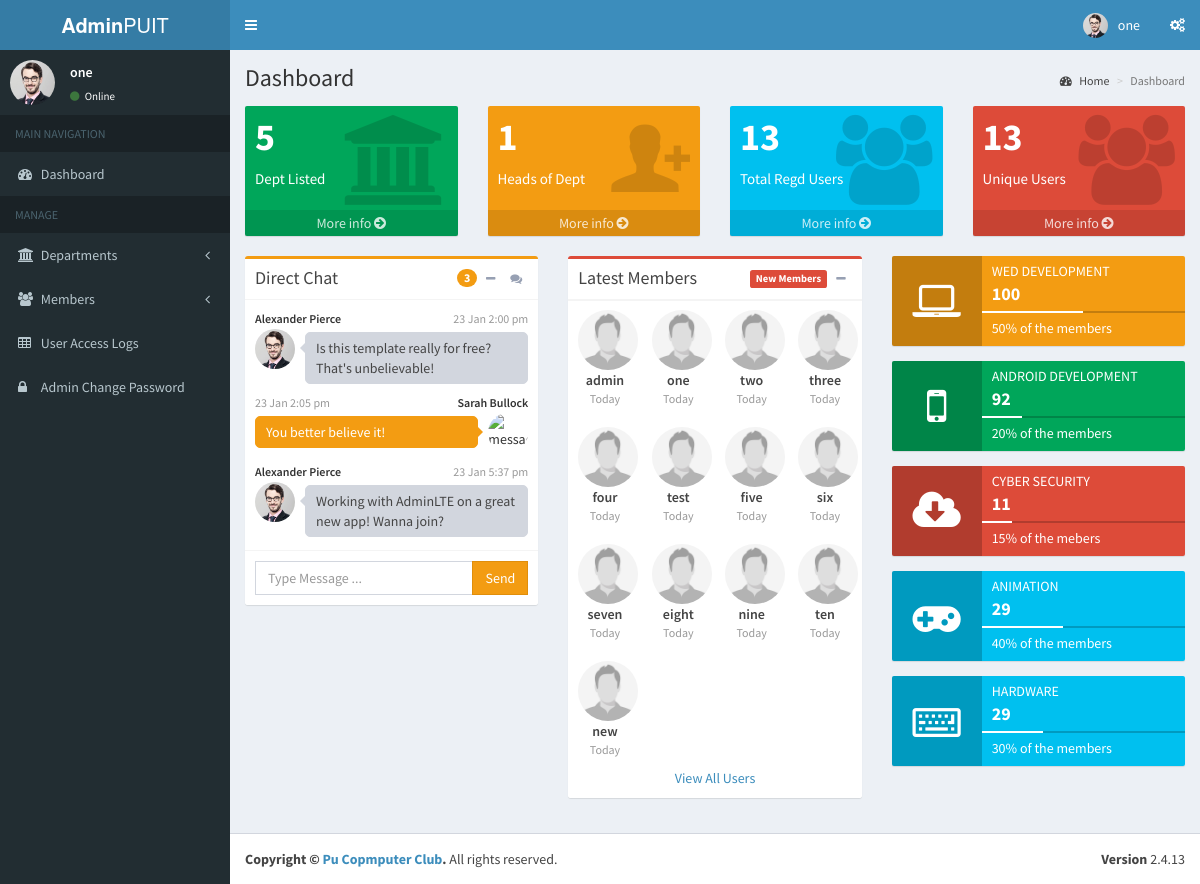
The app's page /admin/dashboard.php (signed in) with its own data.
### tables this page shows
CREATE TABLE `profile` (
  `id` int(11) NOT NULL,
  `member_id` varchar(255) NOT NULL,
  `course` varchar(255) NOT NULL,
  `year_of_study` varchar(255) NOT NULL,
  `skills` varchar(255) NOT NULL,
  `notes` varchar(255) NOT NULL,
  `photo` varchar(255) NOT NULL
);

CREATE TABLE `members` (
  `id` int(11) NOT NULL,
  `email` varchar(255) NOT NULL,
  `password` varchar(255) NOT NULL,
  `username` varchar(255) NOT NULL,
  `status` varchar(255) NOT NULL,
  `created_on` timestamp NOT NULL DEFAULT CURRENT_TIMESTAMP,
  `department_id` int(11) NOT NULL
);

### admin/dashboard.php (the view, shortened to what this page needs)
<?php include('includes/header.php');?>
  <div class="content-wrapper">
    <section class="content-header">
      <h1>
        Dashboard
      </h1>
      <ol class="breadcrumb">
        <li><a href="#"><i class="fa fa-dashboard"></i> Home</a></li>
        <li class="active">Dashboard</li>
      </ol>
    </section>
    <section class="content">
      <div class="row">
	    <div class="col-md-3">
          <div class="small-box bg-green">
            <div class="inner">
              <?php
                  $stmt = $pdo->prepare('SELECT * FROM departments');
                  $stmt->execute();
                  $departmentsCount = $stmt->rowCount();
                  echo "<h3>".$departmentsCount."</h3>";
               ?>
              <p>Dept Listed</p>
            </div>
            <div class="icon">
              <i class="fa fa-university"></i>
            </div>
            <a href="#" class="small-box-footer">More info <i class="fa fa-arrow-circle-right"></i></a>
          </div>
        </div>
		 <div class="col-md-3">
          <div class="small-box bg-yellow">
            <div class="inner">
            <?php
              $stmt = $pdo->prepare('SELECT * FROM department_heads');
              $stmt->execute();
              $instructorsCount = $stmt->rowCount();
              echo "<h3>".$instructorsCount."</h3>";
            ?>
            <p>Heads of Dept</p>
            </div>
            <div class="icon">
              <i class="ion ion-person-add"></i>
            </div>
            <a href="#" class="small-box-footer">More info <i class="fa fa-arrow-circle-right"></i></a>
          </div>
        </div>
        <div class="col-md-3">
          <div class="small-box bg-aqua">
            <div class="inner">
            <?php
              $stmt = $pdo->prepare('SELECT * FROM members');
              $stmt->execute();
              $membersCount = $stmt->rowCount();
              echo "<h3>".$membersCount."</h3>";
            ?>
            <p>Total Regd Users</p>
            </div>
            <div class="icon">
              <i class="fa fa-users"></i>
            </div>
            <a href="#" class="small-box-footer">More info <i class="fa fa-arrow-circle-right"></i></a>
          </div>
        </div>
		  <div class="col-md-3">
          <div class="small-box bg-red">
            <div class="inner">
            <?php
                $stmt = $pdo->prepare('SELECT * FROM members');
                $stmt->execute();
                $membersCount = $stmt->rowCount();
                echo "<h3>".$membersCount."</h3>";
            ?>
            <p>Unique Users</p>
            </div>
            <div class="icon">
              <i class="fa fa-users"></i>
            </div>
            <a href="#" class="small-box-footer">More info <i class="fa fa-arrow-circle-right"></i></a>
          </div>
        </div>
      </div>
        <div class="row">
        <div class="col-md-4">
              <div class="box box-warning direct-chat direct-chat-warning">
                <div class="box-header with-border">
                  <h3 class="box-title">Direct Chat</h3>
                  <div class="box-tools pull-right">
                    <span data-toggle="tooltip" title="3 New Messages" class="badge bg-yellow">3</span>
                    <button type="button" class="btn btn-box-tool" data-widget="collapse"><i class="fa fa-minus"></i>
                    </button>
                    <button type="button" class="btn btn-box-tool" data-toggle="tooltip" title="Contacts"
                            data-widget="chat-pane-toggle">
                      <i class="fa fa-comments"></i></button>
                  </div>
                </div>
                <div class="box-body">
                  <div class="direct-chat-messages">
                    <div class="direct-chat-msg">
                      <div class="direct-chat-info clearfix">
                        <span class="direct-chat-name pull-left">Alexander Pierce</span>
                        <span class="direct-chat-timestamp pull-right">23 Jan 2:00 pm</span>
                      </div>
                      <img class="direct-chat-img" src="../images/2.jpg" alt="message user image">
                      <div class="direct-chat-text">
                        Is this template really for free? That's unbelievable!
                      </div>
                    </div>
                    <div class="direct-chat-msg right">
                      <div class="direct-chat-info clearfix">
                        <span class="direct-chat-name pull-right">Sarah Bullock</span>
                        <span class="direct-chat-timestamp pull-left">23 Jan 2:05 pm</span>
                      </div>
                      <img class="direct-chat-img" src="../images/1.jpg" alt="message user image">
                      <div class="direct-chat-text">
                        You better believe it!
                      </div>
                    </div>
                    <div class="direct-chat-msg">
                      <div class="direct-chat-info clearfix">
                        <span class="direct-chat-name pull-left">Alexander Pierce</span>
                        <span class="direct-chat-timestamp pull-right">23 Jan 5:37 pm</span>
                      </div>
                      <img class="direct-chat-img" src="../images/2.jpg" alt="message user image">
                      <div class="direct-chat-text">
                        Working with AdminLTE on a great new app! Wanna join?
                      </div>
                    </div>
                    <div class="direct-chat-msg right">
                      <div class="direct-chat-info clearfix">
                        <span class="direct-chat-name pull-right">Sarah Bullock</span>
                        <span class="direct-chat-timestamp pull-left">23 Jan 6:10 pm</span>
                      </div>
                    </div>
                  </div>
                </div>
                <div class="box-footer">
                  <form action="#" method="post">
                    <div class="input-group">
                      <input type="text" name="message" placeholder="Type Message ..." class="form-control">
                      <span class="input-group-btn">
                            <button type="button" class="btn btn-warning btn-flat">Send</button>
                          </span>
                    </div>
                  </form>
                </div>
              </div>
            </div>
        <div class="col-md-4">
              <div class="box box-danger">
                <div class="box-header with-border">
                  <h3 class="box-title">Latest Members</h3>
                  <div class="box-tools pull-right">
                    <span class="label label-danger">New Members</span>
                    <button type="button" class="btn btn-box-tool" data-widget="collapse"><i class="fa fa-minus"></i>
                    </button>
                  </div>
                </div>
                <?php
                    try{
                          $sql ='SELECT * FROM members';
                          $stmt = $pdo->prepare($sql);
                          $stmt->execute();
                          foreach($stmt as $row){
                            $image = (!empty($row['photo'])) ? '../images/'.$row['photo'] : '../images/profile.jpg';
                            echo "
                                  <div class='col-xs-3 box-body'>
                                    <ul class='users-list clearfix'>
                                      <img src='".$image."' height='60px' width='60px' class='img-circle'>
                                      <a href='user_profile.php?user=".$row['id']."' class='users-list-name text-center' href='users_profile.php'>".$row['username']."</a>
                                      <span class='users-list-date text-center'>Today</span>
                                    </ul>
                                  </div>
                                  ";
                           }
                        }
                    catch(PDOException $e){
                      echo $e->getMessage();
                    }
                 ?>
                <div class="box-footer text-center">
                  <a href="members.php" class="uppercase col-xs-12">View All Users</a>
                </div>
              </div>
            </div>
          <div class="col-md-4">
         <div class="info-box bg-yellow">
            <span class="info-box-icon"><i class="fa fa-laptop"></i></span>
            <div class="info-box-content">
              <span class="info-box-text">Wed Development</span>
              <span class="info-box-number">100</span>
              <div class="progress">
                <div class="progress-bar" style="width: 50%"></div>
              </div>
              <span class="progress-description">
                    50% of the members
                  </span>
            </div>
          </div>
          <div class="info-box bg-green">
            <span class="info-box-icon"><i class="fa fa-mobile-phone"></i></span>
            <div class="info-box-content">
              <span class="info-box-text">Android Development</span>
              <span class="info-box-number">92</span>
              <div class="progress">
                <div class="progress-bar" style="width: 20%"></div>
              </div>
              <span class="progress-description">
                    20% of the members
                  </span>
            </div>
          </div>
          <div class="info-box bg-red">
            <span class="info-box-icon"><i class="fa fa-cloud-download"></i></span>
            <div class="info-box-content">
              <span class="info-box-text">Cyber Security</span>
              <span class="info-box-number">11</span>
              <div class="progress">
                <div class="progress-bar" style="width: 15%"></div>
              </div>
              <span class="progress-description">
                    15% of the mebers
                  </span>
            </div>
          </div>
          <div class="info-box bg-aqua">
            <span class="info-box-icon"><i class="fa fa-gamepad"></i></span>
            <div class="info-box-content">
              <span class="info-box-text">Animation</span>
              <span class="info-box-number">29</span>
              <div class="progress">
                <div class="progress-bar" style="width: 40%"></div>
              </div>
              <span class="progress-description">
                    40% of the members
                  </span>
            </div>
          </div>
		    <div class="info-box bg-aqua">
            <span class="info-box-icon"><i class="fa fa-keyboard-o"></i></span>
            <div class="info-box-content">
              <span class="info-box-text">Hardware</span>
              <span class="info-box-number">29</span>
              <div class="progress">
                <div class="progress-bar" style="width: 30%"></div>
              </div>
              <span class="progress-description">
                    30% of the members
                  </span>
            </div>
          </div>
		  </div>
      </div>
    </section>
  </div>
  <?php include('includes/footer.php');?>

### admin/includes/header.php (shortened to what this page needs)
<?php
    include('session.php');
    $sql = 'SELECT
               *, p.photo AS photo
            FROM
               members
            LEFT JOIN
               profile p ON members.id=p.member_id
             WHERE
              username =:username';
    $stmt = $pdo->prepare($sql);
    $stmt->execute(['username'=>$_SESSION['adminame']]);
    $row = $stmt->fetch();
?>
<!DOCTYPE html>
<html>
<head>
  <link rel="stylesheet" href="../bower_components/bootstrap/dist/css/bootstrap.min.css">
  <link rel="stylesheet" href="../bower_components/font-awesome/css/font-awesome.min.css">
  <link rel="stylesheet" href="../bower_components/Ionicons/css/ionicons.min.css">
  <link rel="stylesheet" href="../dist/css/AdminLTE.min.css">
  <link rel="stylesheet" href="../dist/css/skins/_all-skins.min.css">
  <link rel="stylesheet" href="../bower_components/morris.js/morris.css">
  <link rel="stylesheet" href="../bower_components/jvectormap/jquery-jvectormap.css">
  <link rel="stylesheet" href="../bower_components/bootstrap-datepicker/dist/css/bootstrap-datepicker.min.css">
  <link rel="stylesheet" href="../bower_components/bootstrap-daterangepicker/daterangepicker.css">
  <link rel="stylesheet" href="../plugins/bootstrap-wysihtml5/bootstrap3-wysihtml5.min.css">
</head>
<body class="hold-transition skin-blue sidebar-mini">
<div class="wrapper">
  <header class="main-header">
    <a href="dashboard.php" class="logo">
      <span class="logo-lg"><b>Admin</b>PUIT</span>
    </a>
    <nav class="navbar navbar-static-top">
      <a href="#" class="sidebar-toggle" data-toggle="push-menu" role="button">
      </a>
      <div class="navbar-custom-menu">
        <ul class="nav navbar-nav">
          <li class="dropdown user user-menu">
            <a href="#" class="dropdown-toggle" data-toggle="dropdown">
            <img src="<?php echo (!empty($row['photo'])) ? '../images/'.$row['photo'] : '../images/profile.jpg'; ?>" class="user-image" alt="User Image">
              <span class="hidden-xs"><?php echo $row['username']; ?></span>
            </a>
          </li>
          <li>
            <a href="#" data-toggle="control-sidebar"><i class="fa fa-gears"></i></a>
          </li>
        </ul>
      </div>
    </nav>
  </header>
  <aside class="main-sidebar">
    <section class="sidebar">
      <div class="user-panel">
        <div class="pull-left image">
        <img src="<?php echo (!empty($row['photo'])) ? '../images/'.$row['photo'] : '../images/profile.jpg'; ?>" class="img-circle" alt="User Image">
        </div>
        <div class="pull-left info">
          <p><?php echo $row['username']; ?></p>
          <a href="#"><i class="fa fa-circle text-success"></i> Online</a>
        </div>
      </div>
      <ul class="sidebar-menu" data-widget="tree">
        <li class="header">MAIN NAVIGATION</li>
        <li id="treevieww">
          <a href="dashboard.php">
            <i class="fa fa-dashboard"></i> <span>Dashboard</span>
          </a>
        </li>
        <li class="header">MANAGE</li>
        <li class="treeview" id="treeview">
          <a href="departments.php">
            <i class="fa fa-university"></i>
            <span>Departments</span>
            <span class="pull-right-container">
              <i class="fa fa-angle-left pull-right"></i>
            </span>
          </a>
        </li>
        <li class="treeview" id="treeview">
          <a href="members.php">
            <i class="fa fa-users"></i> <span>Members</span>
            <span class="pull-right-container">
              <i class="fa fa-angle-left pull-right"></i>
            </span>
          </a>
        </li>
        <li id="treeview">
          <a href="access_logs.php">
            <i class="fa fa-table"></i> <span>User Access Logs</span>
          </a>
        </li>
        <li id="treeview">
          <a href="change_password.php">
            <i class="fa   fa-lock"></i> <span>Admin Change Password</span>
          </a>
        </li>
  </aside>

### admin/includes/footer.php (shortened to what this page needs)
<footer class="main-footer">
    <div class="pull-right hidden-xs">
      <b>Version</b> 2.4.13
    </div>
    <strong>Copyright &copy;<a href="#"> Pu Copmputer Club</a>.</strong> All rights
    reserved.
  </footer>
</div>
</body>
</html>

### records on screen
profile: photo (picture), member.username "one"
members: username "admin"
members: username "one"
members: username "two"
members: username "three"
members: username "four"
members: username "test"
members: username "five"
members: username "six"
members: username "seven"
members: username "eight"
members: username "nine"
members: username "ten"
members: username "new"

### other values on screen
$departmentsCount "5"
$instructorsCount "1"
$membersCount "13"
